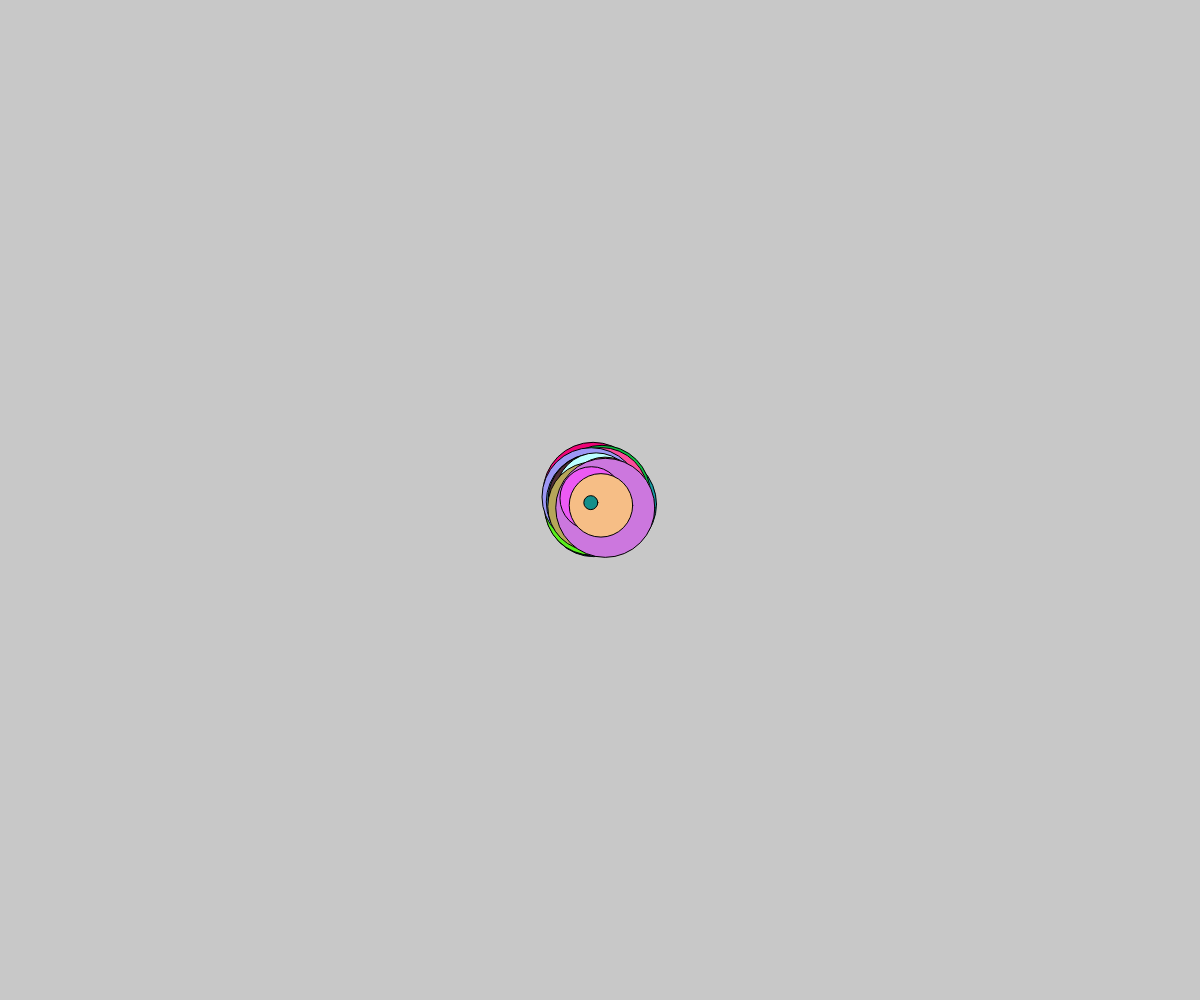
Frame 1 (no input)
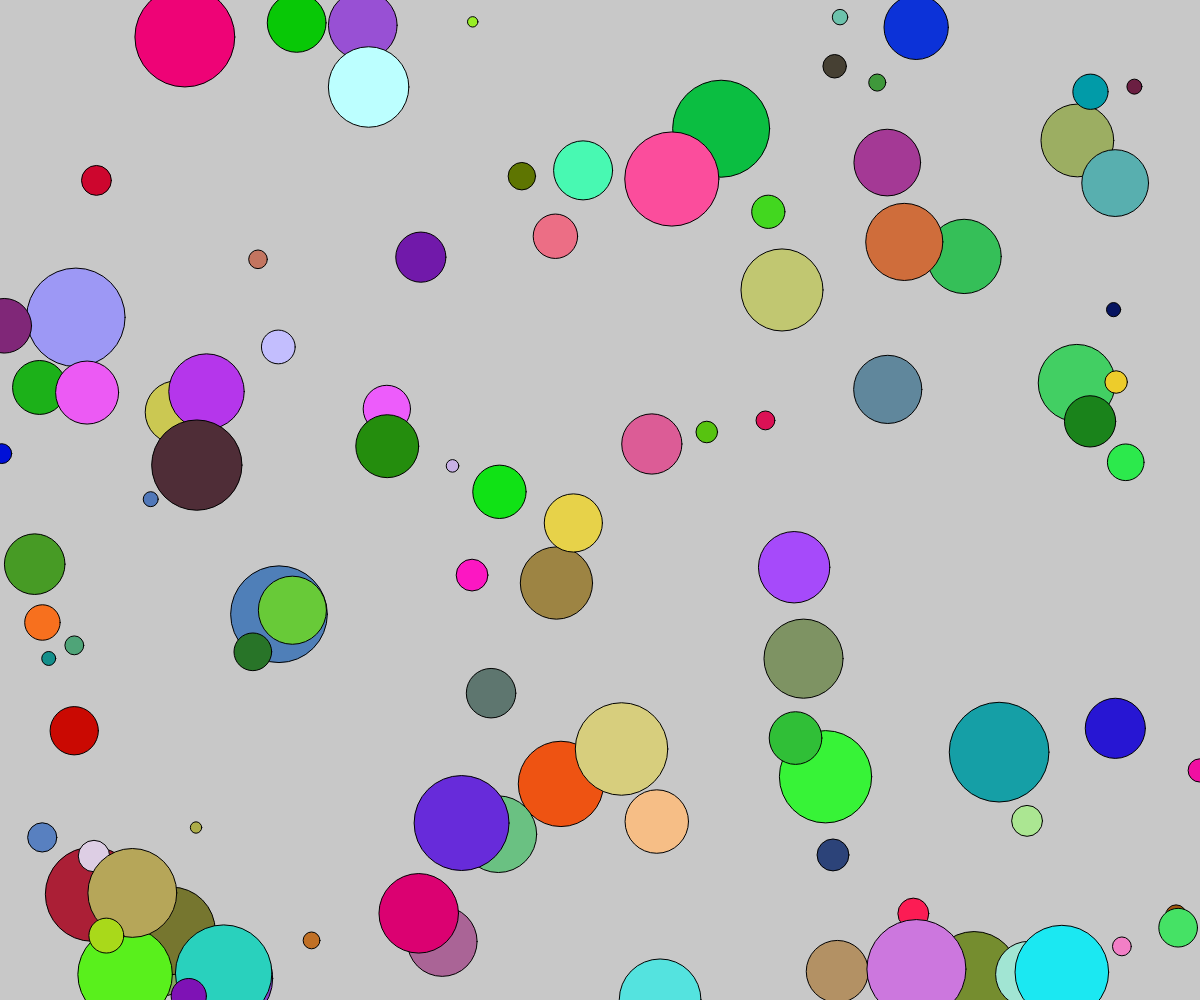
Frame 60 (no input)
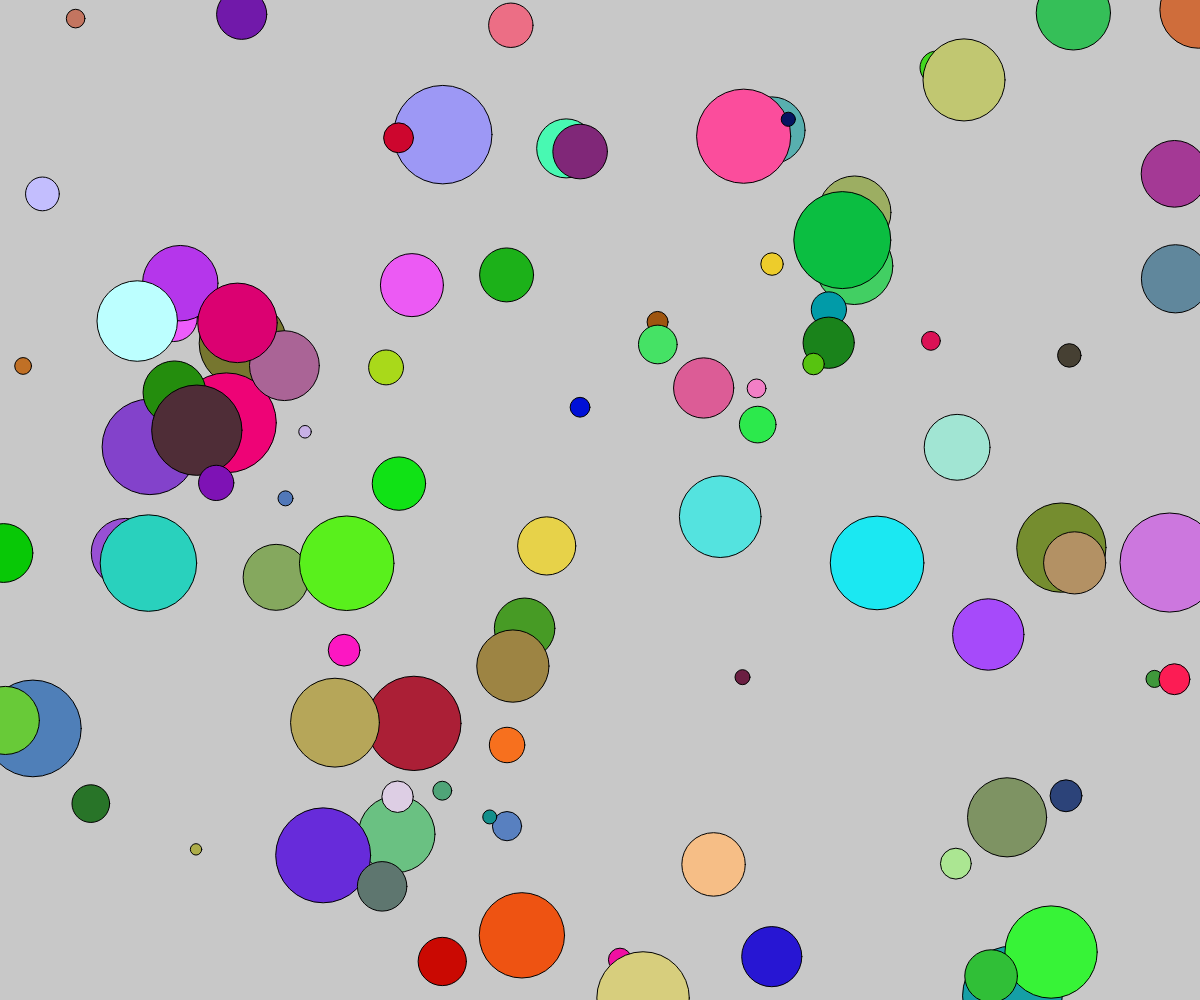
Frame 120 (the mouse pressed at the canvas centre since frame 60)

The p5.js sketch that drew these frames (run headless with seeded random() and noise() and a simulated clock; from frame 60 on, the mouse is pressed at the canvas centre):

// p5.js sketch
// ── sketch.js
var baller = [];

function setup() {
  // put setup code here
  createCanvas(windowWidth, windowHeight);

  for(var i = 0; i < 100; i++)
  {
       baller.push(new Ball(windowWidth/2, windowHeight/2, random(10, 100)));
  }
}

function draw() {
  // put drawing code here
  background(200, 200, 200);
   
  for(var i = 0; i < baller.length; i++)
  {
      baller[i].update();
      baller[i].draw();
  }
}
// ── Ball.js
class Ball 
{
   constructor(posX, posY, r)
   {
      this.posX = posX;
      this.posY = posY;

      this.r = r;
      
      this.c = color(random(0, 255), random(0, 255), random(0, 255));

      this.speedX = random(-10, 10);
      this.speedY = random(-10, 10);
   }

   update()
   {
      if(this.posX > width || this.posX < 0)
         this.speedX *= -1;

      if(this.posY > height || this.posY < 0)
         this.speedY *= -1;

      this.posX += this.speedX;
      this.posY += this.speedY;   
   }

   draw()
   {
      fill(this.c);
      ellipse(this.posX, this.posY, this.r, this.r);
   }
}
